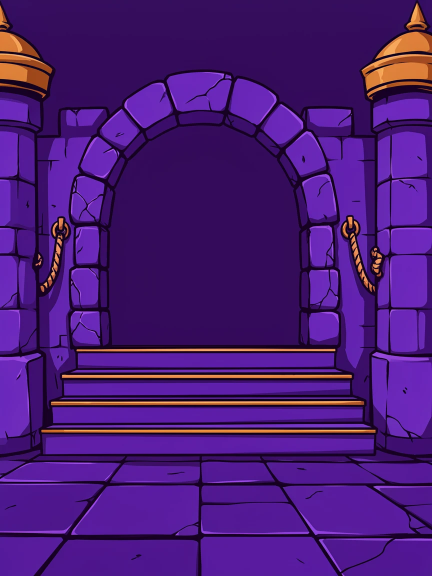
#> input picture tools/art/source/castle_cartoon_src.png, 864 x 1152 px (shown at 1/2 size); the run also reads 1 picture not shown here
$ python build_daily_castle.py
#> lines starting #> are read from the running program, lines starting #| are printed output that depends on the picture; after the words box and inside, x2 and y2 are one past the last pixel; in counts of white or black regions, pixels touching at a corner belong together
"""Build the Daily castle scene (castle_cartoon.png) from Pete's cartoon castle.

Source: tools/art/source/castle_cartoon_src.png, 864 x 1152, the castle Pete
picked on 2026-09-26 ("B"), generated in the cartoon style of his own art so
it matches Polly. This script:

  1. remaps every gold area (tower domes, ropes, step edges) onto a white
     ramp at rest, keeping each area's light and shade: #C9C9C8, #DDDDDC,
     #EFEFEE, #FFFFFF (Pete, 2026-09-27: they flash gold on a correct answer);
  2. centres the arch (the source draws it CENTRE_SHIFT px left of centre;
     the left edge is filled by reflection);
  3. removes the top step (rows STEP_CUT: one 53-row repeat of gold edge,
     face and the next step's top) and stretches only the arch's straight
     sides (rows STRETCH_Y0..STRETCH_Y1) by STRETCH_ADD px, so the door
     reaches down into the removed step's place and the clues have room to
     sit centred (Pete, 2026-09-26);
  4. scales to the 1290 px canvas width and places it on the shared
     1290 x 2796 castle canvas at OFFSET_Y, sky colour filled above, so the
     courtyard floor runs under the answer wall;
  5. cuts the arch opening out (flood fill of its flat colour), so the gate
     and tunnel behind it show;
  6. retints every purple to the hero book's cover (Pete, 2026-09-27: the
     castle was too light): hue, saturation and brightness move by the
     difference between the castle's lit stone face (median purple in
     STONE_SAMPLE, the right tower's face) and the book's median cover
     purple, measured from HERO_BOOK itself, so every shade keeps its place
     relative to the others. The trim and the opening's shape are untouched;
  7. retints the courtyard floor (rows FLOOR_ROWS, below the bottom step and
     down to the answer wall's cap) the same way, from the band's own median
     purple to FLOOR_TARGET, measured from Pete's mock (2026-09-27). The walls
     keep step 6's colour.

It also writes castle_cartoon_gold_flash.png: the same canvas, transparent
except the trim, which it paints in the game's golds (#8F6F18, #C8920E,
#F5C842, #FFF7D6). DailyCastleStage lights it over the castle on every
correct answer, as part of the gold hit (a crown-gold tint and a bloom behind
each cap; app/ui/dailyCastleScene.ts DAILY_GOLD_HIT).

It prints the opening's measurements; app/ui/dailyCastleScene.ts mirrors them.
Rerun it, never hand-edit the output.

    python3 tools/art/build_daily_castle.py   (Pillow, numpy)
"""
from collections import deque
from pathlib import Path
import numpy as np
from PIL import Image

ROOT = Path(__file__).resolve().parents[2]
SRC = ROOT / "tools/art/source/castle_cartoon_src.png"
OUT = ROOT / "assets/images/dailycastle/castle_cartoon.png"
OUT_FLASH = ROOT / "assets/images/dailycastle/castle_cartoon_gold_flash.png"

W, H = 1290, 2796
CENTRE_SHIFT = 23          # source px: arch centre x 409 vs image centre 432
STRETCH_Y0, STRETCH_Y1 = 420, 685   # source rows: the arch's straight sides
STEP_CUT = (697, 750)      # source rows of the top step, removed (4 steps -> 3)
STRETCH_ADD = 60 + (STEP_CUT[1] - STEP_CUT[0])   # the cut step's height goes to the door
OFFSET_Y = 70              # canvas px: clues clear the HUD on 375x667, step edge above the coins
OPENING_SEED = (432, 520)  # source px inside the opening (after centring)
OPENING_TOL = 20           # colour tolerance for the opening flood fill

HERO_BOOK = ROOT / "assets/images/hero-book-rig-v1/cover-outer.png"
STONE_SAMPLE = (900, 400, 1290, 1000)   # canvas px: the right tower's lit stone face

FLOOR_ROWS = (1521, 1728)  # canvas px: bottom step's outline to DAILY_ANSWER_WALL.capTopPx
FLOOR_TARGET = (0x27, 0x1A, 0x50)   # the floor in Pete's mock (2026-09-27)

GOLDS = [(0x8F, 0x6F, 0x18), (0xC8, 0x92, 0x0E), (0xF5, 0xC8, 0x42), (0xFF, 0xF7, 0xD6)]
WHITES = [(0xC9, 0xC9, 0xC8), (0xDD, 0xDD, 0xDC), (0xEF, 0xEF, 0xEE), (0xFF, 0xFF, 0xFF)]


def hsv(rgb):
    r, g, b = [rgb[..., i].astype(np.float32) / 255 for i in range(3)]
    mx = np.maximum(np.maximum(r, g), b); mn = np.minimum(np.minimum(r, g), b); d = mx - mn
    h = np.zeros_like(mx)
    nz = d > 1e-6
    h = np.where(nz & (mx == r), ((g - b) / np.where(nz, d, 1)) % 6, h)
    h = np.where(nz & (mx == g), (b - r) / np.where(nz, d, 1) + 2, h)
    h = np.where(nz & (mx == b), (r - g) / np.where(nz, d, 1) + 4, h)
    return h * 60, np.where(mx > 0, d / np.where(mx > 0, mx, 1), 0), mx


def regold(a, ramp):
    """Remap the gold trim onto ramp; also return the trim's mask."""
    h, s, v = hsv(a)
    gold = (h >= 8) & (h <= 50) & (s > 0.3) & (v > 0.2)
    t = np.clip((v - 0.43) / (0.98 - 0.43), 0, 1) * (len(ramp) - 1)
    i = np.clip(np.floor(t).astype(int), 0, len(ramp) - 2); f = (t - i)[..., None]
    stops = np.array(ramp, np.float32)
    ramp = stops[i] * (1 - f) + stops[i + 1] * f
    out = a.astype(np.float32)
    out[gold] = ramp[gold]
    return out.clip(0, 255).astype(np.uint8), gold


def purples(rgb):
    h, s, v = hsv(rgb)
    return (h >= 235) & (h <= 305) & (s > 0.25), h, s, v


def median_purple(rgb, mask):
    return np.median(rgb[mask].reshape(-1, 3), axis=0)


def hsv_of(c):
    return [x.item() for x in hsv(np.array(c, np.float32).reshape(1, 1, 3))]


def hsv_to_rgb(h, s, v):
    c = v * s
    hp = (h / 60) % 6
    x = c * (1 - np.abs(hp % 2 - 1))
    z = np.zeros_like(h)
    conds = [hp < 1, hp < 2, hp < 3, hp < 4, hp < 5, hp >= 5]
    r = np.select(conds, [c, x, z, z, x, c]); g = np.select(conds, [x, c, c, x, z, z]); b = np.select(conds, [z, z, x, c, c, x])
    m = v - c
    return np.stack([r + m, g + m, b + m], -1) * 255


def shift(rgb, mask, h, s, v, source, target):
    """Move the masked pixels by the HSV difference between source and target."""
    (th, ts, tv), (sh, ss, sv) = hsv_of(target), hsv_of(source)
    out = rgb.astype(np.float32)
    new = hsv_to_rgb(h + (th - sh), np.clip(s * ts / ss, 0, 1), np.clip(v * tv / sv, 0, 1))
    out[mask] = new[mask]
    return out.clip(0, 255).astype(np.uint8)


def retint(rgb):
    """Move the castle's purples onto the hero book's cover purple."""
    book = np.array(Image.open(HERO_BOOK).convert("RGBA"))
    book_mask, *_ = purples(book[..., :3])
    book_mask &= book[..., 3] > 250
    target = median_purple(book[..., :3], book_mask)
    mask, h, s, v = purples(rgb)
    x0, y0, x1, y1 = STONE_SAMPLE
    face = mask[y0:y1, x0:x1] & (v[y0:y1, x0:x1] > 0.55)     # lit faces, not shading or lines
    source = median_purple(rgb[y0:y1, x0:x1], face)
    return shift(rgb, mask, h, s, v, source, target), source, target


def retint_floor(rgb):
    """Move the floor band's purples onto FLOOR_TARGET; nothing else moves."""
    y0, y1 = FLOOR_ROWS
    mask, h, s, v = purples(rgb)
    mask[:y0] = False; mask[y1:] = False
    source = median_purple(rgb, mask)
    target = np.array(FLOOR_TARGET, np.float32)
    return shift(rgb, mask, h, s, v, source, target), source, target


def centre(a):
    pad = a[:, :CENTRE_SHIFT][:, ::-1]                      # reflect the left edge
    return np.concatenate([pad, a[:, :-CENTRE_SHIFT]], axis=1)


def cut_step(a):
    return np.concatenate([a[:STEP_CUT[0]], a[STEP_CUT[1]:]], axis=0)


def stretch(a):
    band = Image.fromarray(a[STRETCH_Y0:STRETCH_Y1])
    band = np.array(band.resize((a.shape[1], STRETCH_Y1 - STRETCH_Y0 + STRETCH_ADD), Image.LANCZOS))
    return np.concatenate([a[:STRETCH_Y0], band, a[STRETCH_Y1:]], axis=0)


def flood(a, seed, tol):
    x0, y0 = seed; ref = a[y0, x0].astype(int)
    close = (np.abs(a.astype(int) - ref).max(-1) <= tol)
    seen = np.zeros(close.shape, bool); q = deque([(y0, x0)]); seen[y0, x0] = True
    while q:
        y, x = q.popleft()
        for dy, dx in ((1, 0), (-1, 0), (0, 1), (0, -1)):
            ny, nx = y + dy, x + dx
            if 0 <= ny < close.shape[0] and 0 <= nx < close.shape[1] and close[ny, nx] and not seen[ny, nx]:
                seen[ny, nx] = True; q.append((ny, nx))
    return seen


def shape(a):
    """Centre, cut the step, stretch and scale to the canvas width."""
    a = stretch(cut_step(centre(a)))
    k = W / a.shape[1]
    return np.array(Image.fromarray(a).resize((W, round(a.shape[0] * k)), Image.LANCZOS)), k


def place(big, grown):
    canvas = np.zeros((H, W, 4), np.uint8)
    canvas[:OFFSET_Y + 2, :, :3] = big[2]; canvas[:OFFSET_Y + 2, :, 3] = 255
    h = min(big.shape[0], H - OFFSET_Y)
    canvas[OFFSET_Y:OFFSET_Y + h, :, :3] = big[:h]
    canvas[OFFSET_Y:OFFSET_Y + h, :, 3] = np.where(grown[:h], 0, 255)
    return canvas, h


def main():
    src = np.array(Image.open(SRC).convert("RGB"))
#> src is the input picture: shape (1152, 864, 3); mean R, G, B 74.7, 24.7, 119.1
    white, gold = regold(src, WHITES)
#> in hsv, `nz = d > 1e-6`: nz: shape (1152, 864) bool; every value is 1
#> in regold, `gold = (h >= 8) & (h <= 50) & (s > 0.3) & (v > 0.2)`:
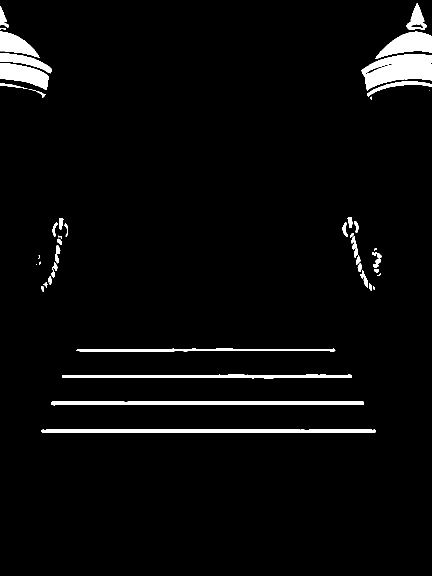
#> gold: shape (1152, 864) bool (shown at 1/2 size); 3.7% white; 47 white regions (7 under 20 px), largest, box (x1, y1, x2, y2) and area: (723, 108, 864, 181) 6485, (102, 802, 728, 811) 4648, (82, 859, 751, 866) 4560
#> in regold, `i = np.clip(np.floor(t).astype(int), 0, len(ramp) - 2)`:
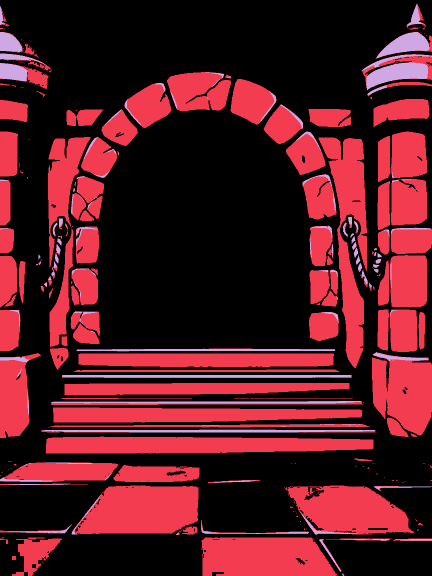
#> i: shape (1152, 864) int64 (shown at 1/2 size); 3 distinct labels, from 0 to 2; one colour per label, 0 black
#> in regold, `out[gold] = ramp[gold]`: out: shape (1152, 864, 3) float32; mean R, G, B 76.1, 29.2, 125.7
    golden, _ = regold(src, GOLDS)
#> in regold (call 2), `out[gold] = ramp[gold]`: out: shape (1152, 864, 3) float32; mean R, G, B 75.8, 27.7, 120.6
    big, k = shape(white)
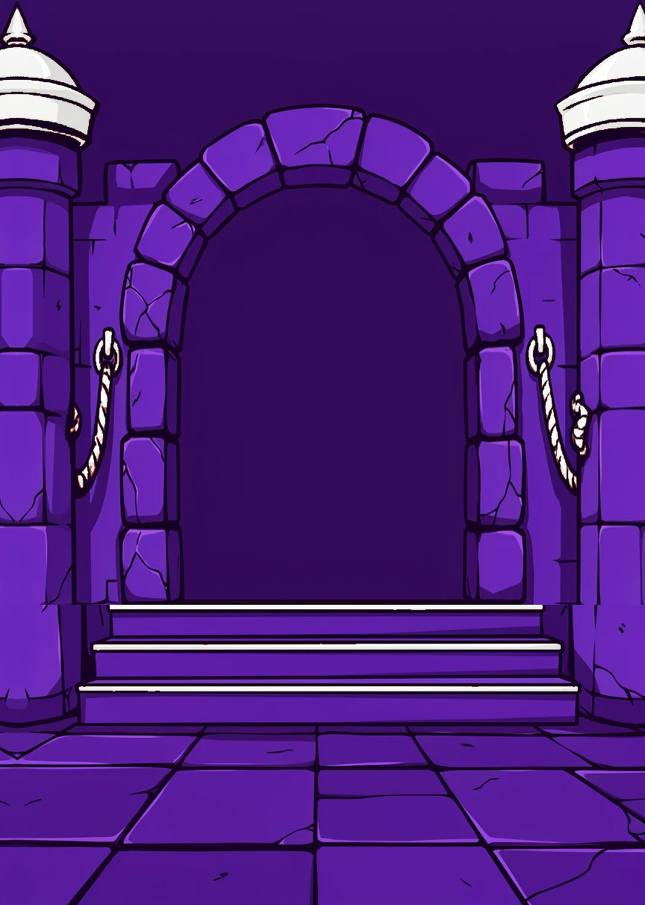
#> big: shape (1810, 1290, 3) (shown at 1/2 size); mean R, G, B 75.4, 28.6, 124.9
#> k = 1.49
    big_gold, _ = shape(golden)
    trim, _ = shape(np.where(gold, 255, 0).astype(np.uint8))
#> in stretch (call 3), `band = Image.fromarray(a[STRETCH_Y0:STRETCH_Y1])`: band: PIL image 864x265 L; 1.2% white; 30 white regions (5 under 20 px), largest, box (x1, y1, x2, y2) and area: (726, 53, 739, 96) 284, (133, 70, 144, 107) 226, (745, 121, 759, 155) 204
#> in stretch (call 3), `return np.concatenate([a[:STRETCH_Y0], band, a[STRETCH_Y1:]], axis=0)`:
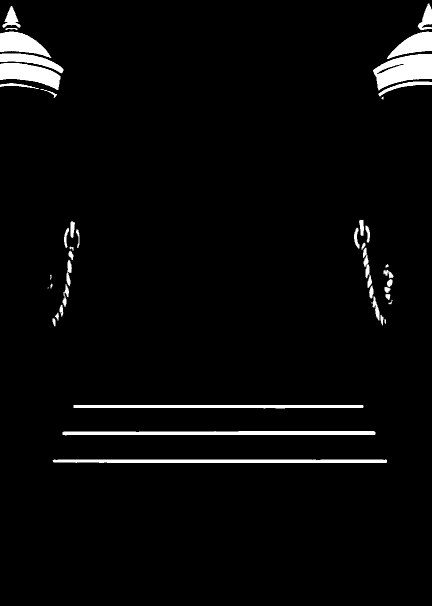
#> returned value: shape (1212, 864) (shown at 1/2 size); min 0, max 255, mean 8.8
    seed = (round(OPENING_SEED[0] * k), round((OPENING_SEED[1] + STRETCH_ADD / 2) * k))
#> seed = (645, 861)
    opening = flood(big, seed, OPENING_TOL)
#> in flood, `x0, y0 = seed`: x0 = 645; y0 = 861
#> in flood, `ref = a[y0, x0].astype(int)`: ref = [52, 11, 91]
#> in flood, `close = (np.abs(a.astype(int) - ref).max(-1) <= tol)`:
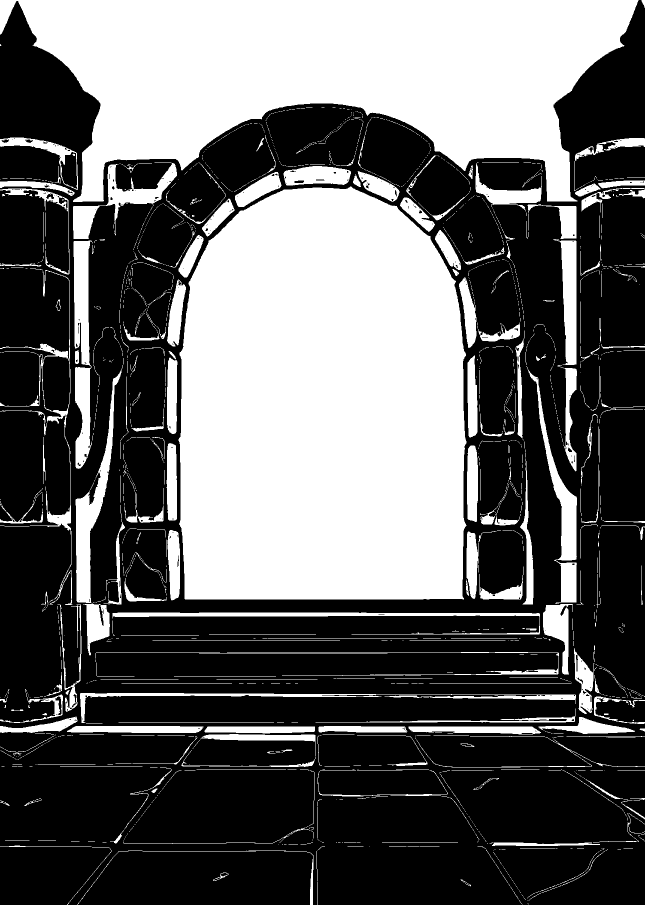
#> close: shape (1810, 1290) bool (shown at 1/2 size); 40% white; 1919 white regions (1595 under 20 px), largest, box (x1, y1, x2, y2) and area: (357, 373, 933, 1199) 429451, (0, 0, 1277, 404) 303296, (147, 481, 185, 938) 11487
#> the loop in flood, `while q:` made 429451 passes
#> (y, x) on passes 1 to 3: (861, 645), (862, 645), (860, 645)
#> after the loop in flood, `while q:`:
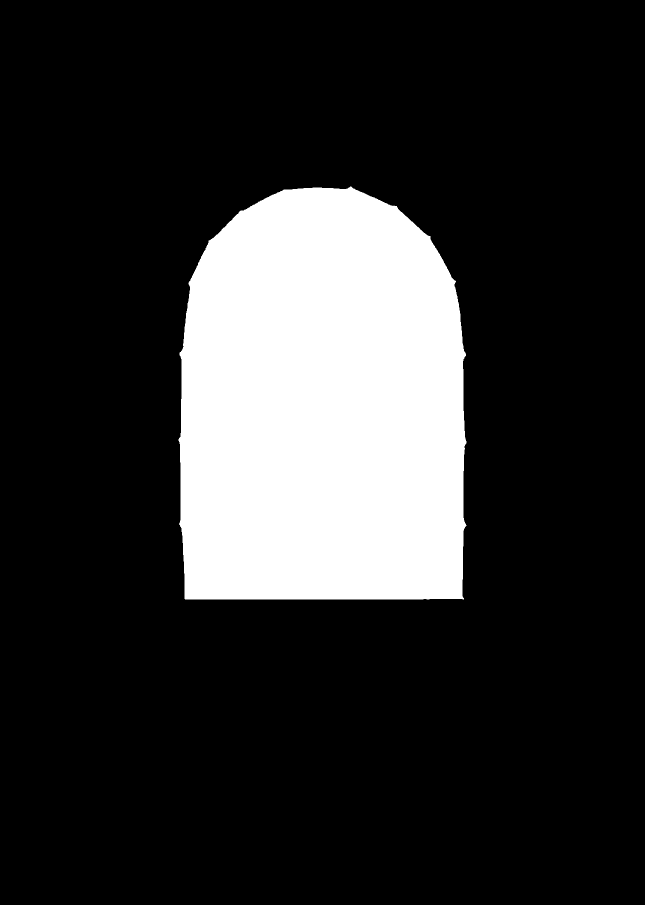
#> seen: shape (1810, 1290) bool (shown at 1/2 size); 18.4% white; 1 white region, box (x1, y1, x2, y2) and area: (357, 373, 933, 1199) 429451
    # close the opening's ragged anti-aliased rim by one pixel
    grown = opening.copy()
    for dy, dx in ((1, 0), (-1, 0), (0, 1), (0, -1)):
        grown |= np.roll(opening, (dy, dx), (0, 1))
#> grown: shape (1810, 1290) bool; 18.5% white; 1 white region, box (x1, y1, x2, y2) and area: (356, 372, 934, 1200) 431909
    canvas, h = place(big, grown)
#> in place, `canvas[:OFFSET_Y + 2, :, 3] = 255`:
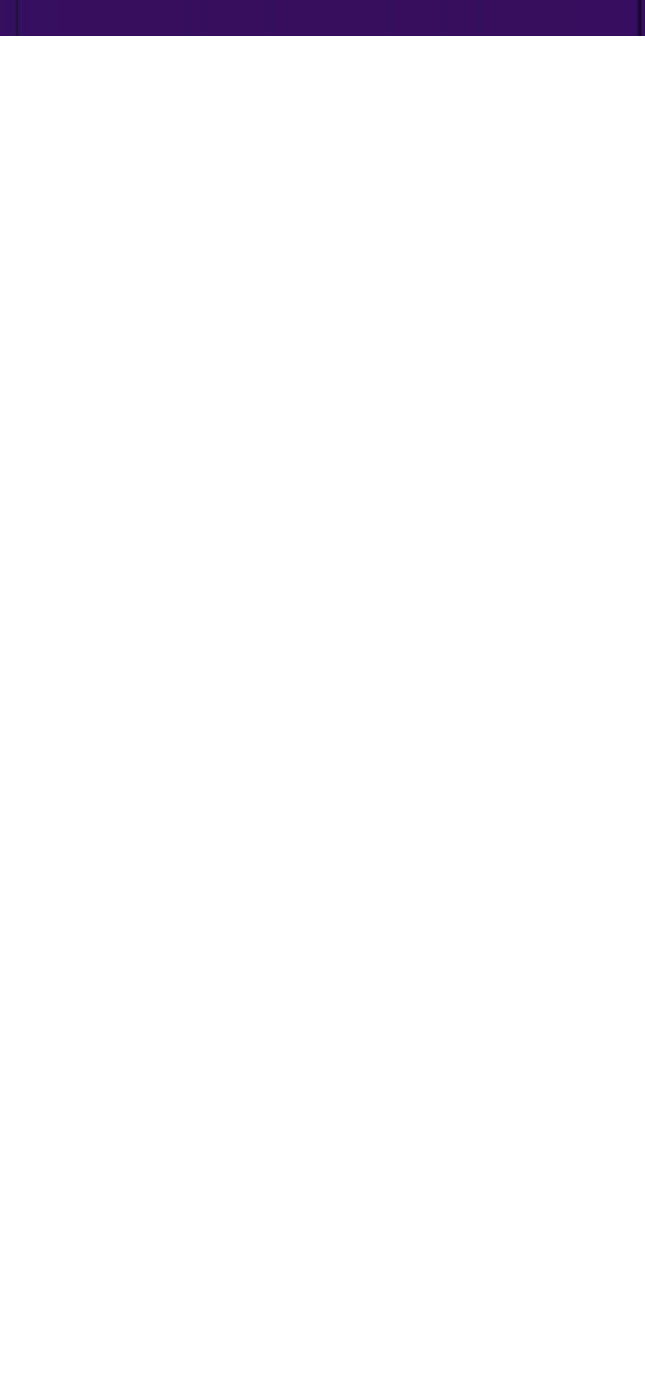
#> canvas: shape (2796, 1290, 4) (shown at 1/2 size); mean R, G, B, A 1.4, 0.4, 2.4, 6.6; transparent parts drawn white
#> h = 1810
    canvas[..., :3], castle_purple, book_purple = retint(canvas[..., :3])
#> in retint, `target = median_purple(book[..., :3], book_mask)`: target = [40, 28, 115]
#> in retint, `source = median_purple(rgb[y0:y1, x0:x1], face)`: source = [106, 39, 183]
#> in shift, `(th, ts, tv), (sh, ss, sv) = hsv_of(target), hsv_of(source)`: th = 248.3; ts = 0.757; tv = 0.451; sh = 267.9; ss = 0.787; sv = 0.718
#> castle_purple = [106, 39, 183]; book_purple = [40, 28, 115]
    canvas[..., :3], floor_before, floor_after = retint_floor(canvas[..., :3])
#> in retint_floor, `source = median_purple(rgb, mask)`: source = [29, 18, 93]
#> floor_before = [29, 18, 93]; floor_after = [39, 26, 80]
    Image.fromarray(canvas, "RGBA").save(OUT, optimize=True)
    print(f"retint: castle median purple {castle_purple.round()} -> hero book {book_purple.round()}")
#| retint: castle median purple [106.  39. 183.] -> hero book [ 40.  28. 115.]
    print(f"retint: floor median purple {floor_before.round()} -> mock floor {floor_after.round()}")
#| retint: floor median purple [29. 18. 93.] -> mock floor [39. 26. 80.]

    # The flash: the same trim in the golds, pixel for pixel, clear elsewhere.
    flash, _ = place(big_gold, grown)
    trim_canvas, _ = place(np.stack([trim] * 3, -1), grown)
    flash[..., 3] = np.where((trim_canvas[..., 0] > 127) & (canvas[..., 3] > 0), 255, 0)
    flash[:OFFSET_Y + 2, :, 3] = 0
    Image.fromarray(flash, "RGBA").save(OUT_FLASH, optimize=True)

    ys, xs = np.nonzero(grown); ys = ys + OFFSET_Y
    print(f"wrote {OUT.name}, {OUT_FLASH.name}: trim px {int(gold.sum())}, source scale {k:.4f}, image bottom {OFFSET_Y + h} px")
#| wrote castle_cartoon.png, castle_cartoon_gold_flash.png: trim px 37214, source scale 1.4931, image bottom 1880 px
    print(f"opening px: x {xs.min()}-{xs.max()}  y {ys.min()}-{ys.max()}")
#| opening px: x 356-933  y 442-1269
    for y in range(ys.min(), ys.max() + 1, 30):
        r = np.nonzero(grown[y - OFFSET_Y])[0]
        if r.size: print(f"  y {y:5d} px ({y / 3:6.1f} pt)  opening x {r.min()}-{r.max()} px  width {(r.max() - r.min() + 1) / 3:6.1f} pt")
#> this loop made 28 passes
#> r on pass 1: [700, 701, 702]
#|   y   442 px ( 147.3 pt)  opening x 700-702 px  width    1.0 pt
#|   y   472 px ( 157.3 pt)  opening x 517-765 px  width   83.0 pt
#|   y   502 px ( 167.3 pt)  opening x 469-813 px  width  115.0 pt
#|   y   532 px ( 177.3 pt)  opening x 440-845 px  width  135.3 pt
#|   y   562 px ( 187.3 pt)  opening x 412-870 px  width  153.0 pt
#|   y   592 px ( 197.3 pt)  opening x 398-887 px  width  163.3 pt
#|   y   622 px ( 207.3 pt)  opening x 383-902 px  width  173.3 pt
#|   y   652 px ( 217.3 pt)  opening x 378-912 px  width  178.3 pt
#> (further printed lines are left out)
    col = canvas[:, W // 2, :3].astype(int).sum(1)
#> col = 2796 values, max 765 at index 1280, min 0 at index 1454, mean 75.76
    print("step edge / floor search: dark rows at centre below opening:", [y for y in range(ys.max(), ys.max() + 420) if col[y] < 90][::6])
#| step edge / floor search: dark rows at centre below opening: [1269, 1275, 1291, 1300, 1343, 1353, 1371, 1421, 1427, 1453, 1515, 1521, 1538, 1606, 1661, 1667]


if __name__ == "__main__":
    main()
